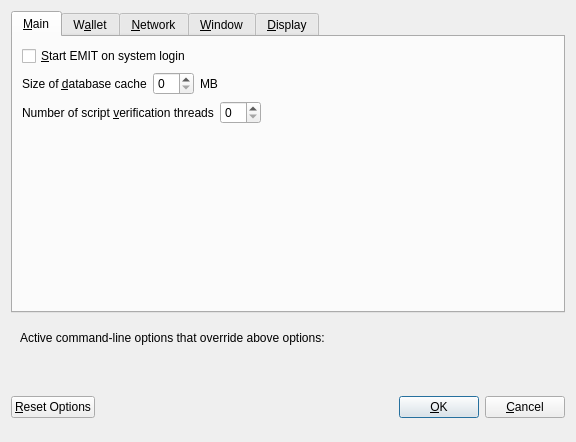
<?xml version="1.0" encoding="UTF-8"?>
<ui version="4.0">
 <class>OptionsDialog</class>
 <widget class="QDialog" name="OptionsDialog">
  <property name="geometry">
   <rect>
    <x>0</x>
    <y>0</y>
    <width>576</width>
    <height>442</height>
   </rect>
  </property>
  <property name="windowTitle">
   <string>Options</string>
  </property>
  <property name="modal">
   <bool>true</bool>
  </property>
  <layout class="QVBoxLayout" name="verticalLayout">
   <item>
    <widget class="QTabWidget" name="tabWidget">
     <property name="currentIndex">
      <number>0</number>
     </property>
     <widget class="QWidget" name="tabMain">
      <attribute name="title">
       <string>&amp;Main</string>
      </attribute>
      <layout class="QVBoxLayout" name="verticalLayout_Main">
       <item>
        <widget class="QCheckBox" name="bitcoinAtStartup">
         <property name="toolTip">
          <string>Automatically start EMIT after logging in to the system.</string>
         </property>
         <property name="text">
          <string>&amp;Start EMIT on system login</string>
         </property>
        </widget>
       </item>
       <item>
        <layout class="QHBoxLayout" name="horizontalLayout_2_Main">
         <item>
          <widget class="QLabel" name="databaseCacheLabel">
           <property name="text">
            <string>Size of &amp;database cache</string>
           </property>
           <property name="textFormat">
            <enum>Qt::PlainText</enum>
           </property>
           <property name="buddy">
            <cstring>databaseCache</cstring>
           </property>
          </widget>
         </item>
         <item>
          <widget class="QSpinBox" name="databaseCache"/>
         </item>
         <item>
          <widget class="QLabel" name="databaseCacheUnitLabel">
           <property name="text">
            <string>MB</string>
           </property>
           <property name="textFormat">
            <enum>Qt::PlainText</enum>
           </property>
          </widget>
         </item>
         <item>
          <spacer name="horizontalSpacer_2_Main">
           <property name="orientation">
            <enum>Qt::Horizontal</enum>
           </property>
           <property name="sizeHint" stdset="0">
            <size>
             <width>40</width>
             <height>20</height>
            </size>
           </property>
          </spacer>
         </item>
        </layout>
       </item>
       <item>
        <layout class="QHBoxLayout" name="horizontalLayout_3_Main">
         <item>
          <widget class="QLabel" name="threadsScriptVerifLabel">
           <property name="text">
            <string>Number of script &amp;verification threads</string>
           </property>
           <property name="textFormat">
            <enum>Qt::PlainText</enum>
           </property>
           <property name="buddy">
            <cstring>threadsScriptVerif</cstring>
           </property>
          </widget>
         </item>
         <item>
          <widget class="QSpinBox" name="threadsScriptVerif">
           <property name="toolTip">
            <string>(0 = auto, &lt;0 = leave that many cores free)</string>
           </property>
          </widget>
         </item>
         <item>
          <spacer name="horizontalSpacer_3_Main">
           <property name="orientation">
            <enum>Qt::Horizontal</enum>
           </property>
           <property name="sizeHint" stdset="0">
            <size>
             <width>40</width>
             <height>20</height>
            </size>
           </property>
          </spacer>
         </item>
        </layout>
       </item>
       <item>
        <spacer name="verticalSpacer_2">
         <property name="orientation">
          <enum>Qt::Vertical</enum>
         </property>
         <property name="sizeHint" stdset="0">
          <size>
           <width>20</width>
           <height>40</height>
          </size>
         </property>
        </spacer>
       </item>
      </layout>
     </widget>
     <widget class="QWidget" name="tabWallet">
      <attribute name="title">
       <string>W&amp;allet</string>
      </attribute>
      <layout class="QVBoxLayout" name="verticalLayout_Wallet">
       <item>
        <layout class="QHBoxLayout" name="horizontalLayout_2_Wallet">
         <item>
          <widget class="QLabel" name="labelStakeSplitThresholdText">
           <property name="text">
            <string>Stake split threshold:</string>
           </property>
          </widget>
         </item>
         <item>
          <widget class="QSpinBox" name="spinBoxStakeSplitThreshold">
           <property name="minimum">
            <number>1</number>
           </property>
           <property name="maximum">
            <number>999999</number>
           </property>
          </widget>
         </item>
        </layout>
       </item>
       <item>
        <widget class="QGroupBox" name="groupBox">
         <property name="title">
          <string>Expert</string>
         </property>
         <layout class="QVBoxLayout" name="verticalLayout_2">
          <item>
           <widget class="QCheckBox" name="coinControlFeatures">
            <property name="toolTip">
             <string>Whether to show coin control features or not.</string>
            </property>
            <property name="text">
             <string>Enable coin &amp;control features</string>
            </property>
           </widget>
          </item>
          <item>
           <widget class="QCheckBox" name="showMasternodesTab">
            <property name="toolTip">
             <string>Show additional tab listing all your masternodes in first sub-tab&lt;br/&gt;and all masternodes on the network in second sub-tab.</string>
            </property>
            <property name="text">
             <string>Show Masternodes Tab</string>
            </property>
           </widget>
          </item>
          <item>
           <widget class="QCheckBox" name="spendZeroConfChange">
            <property name="toolTip">
             <string>If you disable the spending of unconfirmed change, the change from a transaction&lt;br/&gt;cannot be used until that transaction has at least one confirmation.&lt;br/&gt;This also affects how your balance is computed.</string>
            </property>
            <property name="text">
             <string>&amp;Spend unconfirmed change</string>
            </property>
           </widget>
          </item>
         </layout>
        </widget>
       </item>
       <item>
        <spacer name="verticalSpacer_Wallet">
         <property name="orientation">
          <enum>Qt::Vertical</enum>
         </property>
         <property name="sizeHint" stdset="0">
          <size>
           <width>20</width>
           <height>40</height>
          </size>
         </property>
        </spacer>
       </item>
      </layout>
     </widget>
     <widget class="QWidget" name="tabNetwork">
      <attribute name="title">
       <string>&amp;Network</string>
      </attribute>
      <layout class="QVBoxLayout" name="verticalLayout_Network">
       <item>
        <widget class="QCheckBox" name="mapPortUpnp">
         <property name="toolTip">
          <string>Automatically open the EMIT client port on the router. This only works when your router supports UPnP and it is enabled.</string>
         </property>
         <property name="text">
          <string>Map port using &amp;UPnP</string>
         </property>
        </widget>
       </item>
       <item>
        <widget class="QCheckBox" name="allowIncoming">
         <property name="toolTip">
          <string>Accept connections from outside</string>
         </property>
         <property name="text">
          <string>Allow incoming connections</string>
         </property>
        </widget>
       </item>
       <item>
        <widget class="QCheckBox" name="connectSocks">
         <property name="toolTip">
          <string>Connect to the EMIT network through a SOCKS5 proxy.</string>
         </property>
         <property name="text">
          <string>&amp;Connect through SOCKS5 proxy (default proxy):</string>
         </property>
        </widget>
       </item>
       <item>
        <layout class="QHBoxLayout" name="horizontalLayout_1_Network">
         <item>
          <widget class="QLabel" name="proxyIpLabel">
           <property name="text">
            <string>Proxy &amp;IP:</string>
           </property>
           <property name="textFormat">
            <enum>Qt::PlainText</enum>
           </property>
           <property name="buddy">
            <cstring>proxyIp</cstring>
           </property>
          </widget>
         </item>
         <item>
          <widget class="QValidatedLineEdit" name="proxyIp">
           <property name="minimumSize">
            <size>
             <width>140</width>
             <height>0</height>
            </size>
           </property>
           <property name="maximumSize">
            <size>
             <width>140</width>
             <height>16777215</height>
            </size>
           </property>
           <property name="toolTip">
            <string>IP address of the proxy (e.g. IPv4: 127.0.0.1 / IPv6: ::1)</string>
           </property>
          </widget>
         </item>
         <item>
          <widget class="QLabel" name="proxyPortLabel">
           <property name="text">
            <string>&amp;Port:</string>
           </property>
           <property name="textFormat">
            <enum>Qt::PlainText</enum>
           </property>
           <property name="buddy">
            <cstring>proxyPort</cstring>
           </property>
          </widget>
         </item>
         <item>
          <widget class="QLineEdit" name="proxyPort">
           <property name="minimumSize">
            <size>
             <width>55</width>
             <height>0</height>
            </size>
           </property>
           <property name="maximumSize">
            <size>
             <width>55</width>
             <height>16777215</height>
            </size>
           </property>
           <property name="toolTip">
            <string>Port of the proxy (e.g. 9050)</string>
           </property>
          </widget>
         </item>
         <item>
          <spacer name="horizontalSpacer_1_Network">
           <property name="orientation">
            <enum>Qt::Horizontal</enum>
           </property>
           <property name="sizeHint" stdset="0">
            <size>
             <width>40</width>
             <height>20</height>
            </size>
           </property>
          </spacer>
         </item>
        </layout>
       </item>
       <item>
        <spacer name="verticalSpacer_Network">
         <property name="orientation">
          <enum>Qt::Vertical</enum>
         </property>
         <property name="sizeHint" stdset="0">
          <size>
           <width>20</width>
           <height>40</height>
          </size>
         </property>
        </spacer>
       </item>
      </layout>
     </widget>
     <widget class="QWidget" name="tabWindow">
      <attribute name="title">
       <string>&amp;Window</string>
      </attribute>
      <layout class="QVBoxLayout" name="verticalLayout_Window">
       <item>
        <widget class="QCheckBox" name="minimizeToTray">
         <property name="toolTip">
          <string>Show only a tray icon after minimizing the window.</string>
         </property>
         <property name="text">
          <string>&amp;Minimize to the tray instead of the taskbar</string>
         </property>
        </widget>
       </item>
       <item>
        <widget class="QCheckBox" name="minimizeOnClose">
         <property name="toolTip">
          <string>Minimize instead of exit the application when the window is closed. When this option is enabled, the application will be closed only after selecting Quit in the menu.</string>
         </property>
         <property name="text">
          <string>M&amp;inimize on close</string>
         </property>
        </widget>
       </item>
       <item>
        <spacer name="verticalSpacer_Window">
         <property name="orientation">
          <enum>Qt::Vertical</enum>
         </property>
         <property name="sizeHint" stdset="0">
          <size>
           <width>20</width>
           <height>40</height>
          </size>
         </property>
        </spacer>
       </item>
      </layout>
     </widget>
     <widget class="QWidget" name="tabDisplay">
      <attribute name="title">
       <string>&amp;Display</string>
      </attribute>
      <layout class="QVBoxLayout" name="verticalLayout_Display">
       <item>
        <layout class="QHBoxLayout" name="horizontalLayout_1_Display">
         <item>
          <widget class="QLabel" name="langLabel">
           <property name="text">
            <string>User Interface &amp;language:</string>
           </property>
           <property name="textFormat">
            <enum>Qt::PlainText</enum>
           </property>
           <property name="buddy">
            <cstring>lang</cstring>
           </property>
          </widget>
         </item>
         <item>
          <widget class="QValueComboBox" name="lang">
           <property name="toolTip">
            <string>The user interface language can be set here. This setting will take effect after restarting EMIT.</string>
           </property>
          </widget>
         </item>
        </layout>
       </item>
       <item>
        <widget class="Line" name="line">
         <property name="orientation">
          <enum>Qt::Horizontal</enum>
         </property>
        </widget>
       </item>
       <item>
        <layout class="QHBoxLayout" name="horizontalLayout_2_Display">
         <item>
          <widget class="QLabel" name="unitLabel">
           <property name="text">
            <string>&amp;Unit to show amounts in:</string>
           </property>
           <property name="textFormat">
            <enum>Qt::PlainText</enum>
           </property>
           <property name="buddy">
            <cstring>unit</cstring>
           </property>
          </widget>
         </item>
         <item>
          <widget class="QValueComboBox" name="unit">
           <property name="toolTip">
            <string>Choose the default subdivision unit to show in the interface and when sending coins.</string>
           </property>
          </widget>
         </item>
        </layout>
       </item>
       <item>
        <layout class="QHBoxLayout" name="horizontalLayout_5_Display">
         <item>
          <widget class="QLabel" name="digitsLabel">
           <property name="text">
            <string>Decimal digits</string>
           </property>
          </widget>
         </item>
         <item>
          <widget class="QValueComboBox" name="digits"/>
         </item>
        </layout>
       </item>
       <item>
        <layout class="QHBoxLayout" name="horizontalLayout_3_Display">
         <item>
          <widget class="QLabel" name="thirdPartyTxUrlsLabel">
           <property name="toolTip">
            <string>Third party URLs (e.g. a block explorer) that appear in the transactions tab as context menu items. %s in the URL is replaced by transaction hash. Multiple URLs are separated by vertical bar |.</string>
           </property>
           <property name="text">
            <string>Third party transaction URLs</string>
           </property>
           <property name="buddy">
            <cstring>thirdPartyTxUrls</cstring>
           </property>
          </widget>
         </item>
         <item>
          <widget class="QLineEdit" name="thirdPartyTxUrls">
           <property name="toolTip">
            <string>Third party URLs (e.g. a block explorer) that appear in the transactions tab as context menu items. %s in the URL is replaced by transaction hash. Multiple URLs are separated by vertical bar |.</string>
           </property>
          </widget>
         </item>
        </layout>
       </item>
       <item>
        <spacer name="verticalSpacer">
         <property name="orientation">
          <enum>Qt::Vertical</enum>
         </property>
         <property name="sizeHint" stdset="0">
          <size>
           <width>20</width>
           <height>40</height>
          </size>
         </property>
        </spacer>
       </item>
      </layout>
     </widget>
    </widget>
   </item>
   <item>
    <widget class="QFrame" name="frame">
     <layout class="QVBoxLayout" name="verticalLayout_Bottom">
      <item>
       <layout class="QHBoxLayout" name="horizontalLayout_Bottom">
        <item>
         <widget class="QLabel" name="overriddenByCommandLineInfoLabel">
          <property name="text">
           <string>Active command-line options that override above options:</string>
          </property>
          <property name="textFormat">
           <enum>Qt::PlainText</enum>
          </property>
         </widget>
        </item>
        <item>
         <spacer name="horizontalSpacer_Bottom">
          <property name="orientation">
           <enum>Qt::Horizontal</enum>
          </property>
          <property name="sizeHint" stdset="0">
           <size>
            <width>40</width>
            <height>20</height>
           </size>
          </property>
         </spacer>
        </item>
       </layout>
      </item>
      <item>
       <widget class="QLabel" name="overriddenByCommandLineLabel">
        <property name="text">
         <string/>
        </property>
        <property name="textFormat">
         <enum>Qt::PlainText</enum>
        </property>
        <property name="wordWrap">
         <bool>true</bool>
        </property>
       </widget>
      </item>
     </layout>
    </widget>
   </item>
   <item>
    <layout class="QHBoxLayout" name="horizontalLayout_Buttons">
     <item>
      <widget class="QPushButton" name="resetButton">
       <property name="toolTip">
        <string>Reset all client options to default.</string>
       </property>
       <property name="text">
        <string>&amp;Reset Options</string>
       </property>
       <property name="autoDefault">
        <bool>false</bool>
       </property>
      </widget>
     </item>
     <item>
      <spacer name="horizontalSpacer_1">
       <property name="orientation">
        <enum>Qt::Horizontal</enum>
       </property>
       <property name="sizeHint" stdset="0">
        <size>
         <width>40</width>
         <height>48</height>
        </size>
       </property>
      </spacer>
     </item>
     <item>
      <widget class="QLabel" name="statusLabel">
       <property name="minimumSize">
        <size>
         <width>200</width>
         <height>0</height>
        </size>
       </property>
       <property name="font">
        <font>
         <weight>75</weight>
         <bold>true</bold>
        </font>
       </property>
       <property name="text">
        <string/>
       </property>
       <property name="textFormat">
        <enum>Qt::PlainText</enum>
       </property>
       <property name="wordWrap">
        <bool>true</bool>
       </property>
      </widget>
     </item>
     <item>
      <spacer name="horizontalSpacer_2">
       <property name="orientation">
        <enum>Qt::Horizontal</enum>
       </property>
       <property name="sizeHint" stdset="0">
        <size>
         <width>40</width>
         <height>48</height>
        </size>
       </property>
      </spacer>
     </item>
     <item>
      <widget class="QPushButton" name="okButton">
       <property name="text">
        <string>&amp;OK</string>
       </property>
       <property name="autoDefault">
        <bool>false</bool>
       </property>
       <property name="default">
        <bool>true</bool>
       </property>
      </widget>
     </item>
     <item>
      <widget class="QPushButton" name="cancelButton">
       <property name="text">
        <string>&amp;Cancel</string>
       </property>
       <property name="autoDefault">
        <bool>false</bool>
       </property>
      </widget>
     </item>
    </layout>
   </item>
  </layout>
 </widget>
 <customwidgets>
  <customwidget>
   <class>QValidatedLineEdit</class>
   <extends>QLineEdit</extends>
   <header>qvalidatedlineedit.h</header>
  </customwidget>
  <customwidget>
   <class>QValueComboBox</class>
   <extends>QComboBox</extends>
   <header>qvaluecombobox.h</header>
  </customwidget>
 </customwidgets>
 <resources/>
 <connections/>
</ui>
